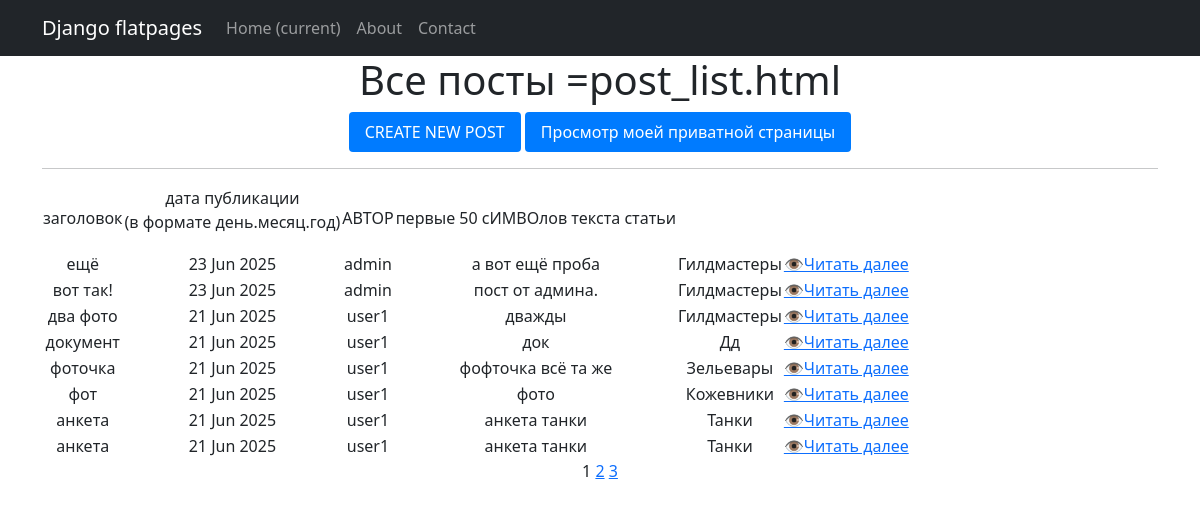
The page /news/ on the database as committed earlier.
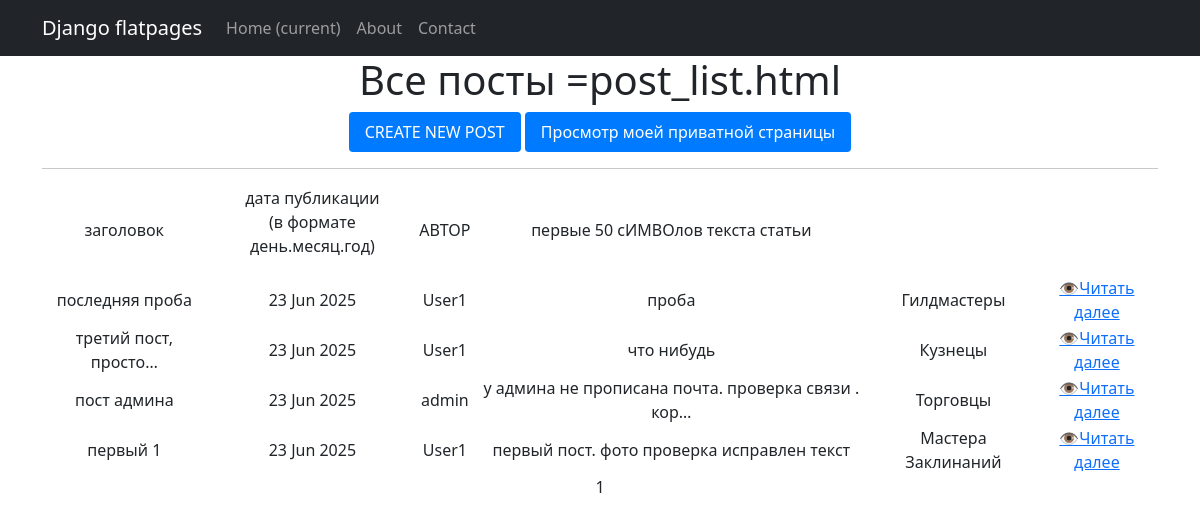
The same page on the database as committed later.
### news/models.py (models this page shows, shortened)
class Post(models.Model):
    category = models.ForeignKey(Category, on_delete=models.CASCADE, related_name='category_post') # только 1 категория на пост
    user = models.ForeignKey(User, on_delete = models.CASCADE, related_name='user_post')
    time_in = models.DateTimeField(auto_now_add=True)
    time_ism = models.DateTimeField(auto_now=True)
    zagolov = models.CharField(max_length=100, default='')
    text = models.TextField()
    comments = models.ManyToManyField(User, through = 'Comment')

class Category(models.Model):
    category = models.CharField(max_length=50, default='', unique=True)
    def __str__(self):
        return self.category.title() # добавка .title() чтобы выводить каждое новое слово с заглавной буквы

### news/views.py (the view)
class PostsList(ListView):
    model = Post
    ordering = '-time_in'
    template_name = 'post_list.html'
    context_object_name = 'posts'
    paginate_by = 8  # вот так мы можем указать количество записей на странице

### news/templatetags/custom_filters.py (called while the page is built)
@register.filter
def censor(text):
    return text

### news/templatetags/custom_tags.py (called while the page is built)
@register.simple_tag()
def current_time(format_string='%b %d %Y'):
   return datetime.utcnow().strftime(format_string)

### templates/post_list.html (shortened to what this page needs)
{% extends 'flatpages/default.html' %}
{% load custom_filters %}
{% load custom_tags %}
{% block content %}
   <h1>Все посты  =post_list.html</h1>
<a href="/news/create/" style="background-color: #007bff;color: white;padding: 8px 16px;
    text-decoration: none; border-radius: 4px;display: inline-block;">CREATE NEW POST</a>
<a href="/news/privat/" style="background-color: #007bff;color: white;padding: 8px 16px;
    text-decoration: none; border-radius: 4px;display: inline-block;">Просмотр моей приватной страницы</a>
   <hr>
   {% if posts %}
       <table>
           <tr>
               <td>заголовок</td>
               <td>дата публикации <p>(в формате день.месяц.год)</td>
               <td>АВТОР</td>
               <td>первые 50 сИМВОлов текста статьи</td>
           </tr>
           {% for post in posts %}
           <tr>
               <td>{{ post.zagolov|censor|truncatechars:20 }}</td>
               <td>{{ post.time_in|date:'d M Y'  }}</td>
               <td>{{ post.user }}</td>
               <td>{{ post.text|censor|truncatechars:50 }}</td>
                <td>{{ post.category }}</td>
                 <td>
                     <a href="/news/{{ post.id }}">👁️Читать далее</a>
            </td>
           </tr>
           {% endfor %}
       </table>
   {% else %}
       <h2>Постов нет!</h2>
   {% endif %}
   {{ page_obj.number }}
   {% if page_obj.has_next %}
       <a href="?page={{ page_obj.next_page_number }}">{{ page_obj.next_page_number }}</a>
       {% if paginator.num_pages != page_obj.next_page_number %}
           <a href="?page={{ page_obj.paginator.num_pages }}">{{ page_obj.paginator.num_pages }}</a>
       {% endif %}
   {% endif %}
{% endblock content %}

Rows that differ between the two databases and show on the page:
removed Post: zagolov|censor "ещё", time_in "23 Jun 2025", user "admin", text|censor "а вот ещё проба", category "Гилдмастеры"
removed Post: zagolov|censor "вот так!", time_in "23 Jun 2025", user "admin", text|censor "пост от админа.", category "Гилдмастеры"
removed Post: zagolov|censor "два фото", time_in "21 Jun 2025", user "user1", text|censor "дважды", category "Гилдмастеры"
removed Post: zagolov|censor "документ", time_in "21 Jun 2025", user "user1", text|censor "док", category "Дд"
removed Post: zagolov|censor "фоточка", time_in "21 Jun 2025", user "user1", text|censor "фофточка всё та же", category "Зельевары"
removed Post: zagolov|censor "фот", time_in "21 Jun 2025", user "user1", text|censor "фото", category "Кожевники"
removed Post: zagolov|censor "анкета", time_in "21 Jun 2025", user "user1", text|censor "анкета танки", category "Танки"
removed Post: zagolov|censor "анкета", time_in "21 Jun 2025", user "user1", text|censor "анкета танки", category "Танки"
now on this page (row edited): Post: zagolov|censor "последняя проба", time_in "23 Jun 2025", user "User1", text|censor "проба", category "Гилдмастеры"
now on this page (row edited): Post: zagolov|censor "третий пост, просто…", time_in "23 Jun 2025", user "User1", text|censor "что нибудь", category "Кузнецы"
now on this page (row edited): Post: zagolov|censor "пост админа", time_in "23 Jun 2025", user "admin", text|censor "у админа не прописана почта. проверка связи . кор…", category "Торговцы"
now on this page (row edited): Post: zagolov|censor "первый 1", time_in "23 Jun 2025", user "User1", text|censor "первый пост. фото проверка исправлен текст", category "Мастера Заклинаний"
Other text that changed with them:
{{ page_obj.next_page_number }}: "2" → (not shown)
{{ page_obj.paginator.num_pages }}: "3" → (not shown)
